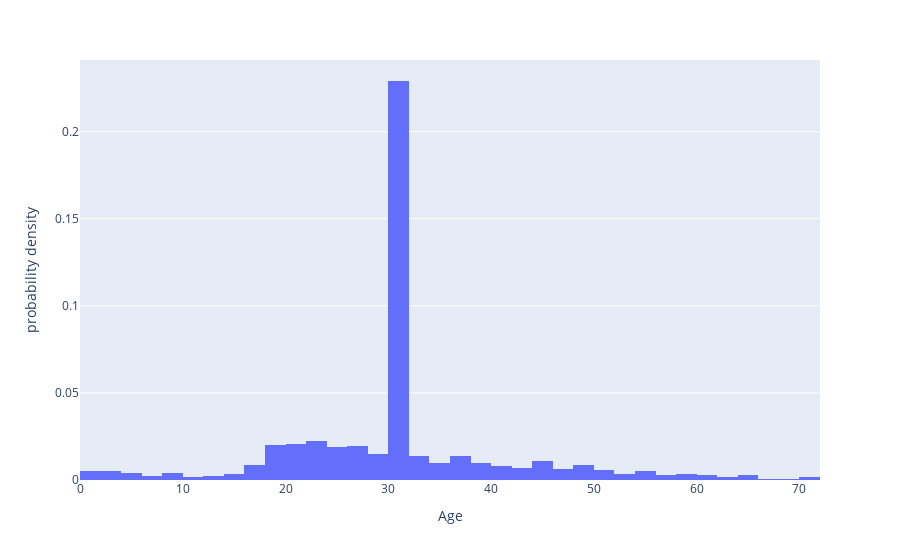

This figure's notebook cell:
### Code cell
fig = px.histogram(df, x='Age', nbins=50, histnorm='probability density')
fig.show()

### Figure 1 — Plotly figure (JSON) as saved in the notebook; plotly's stock layout.template omitted (floating-point values rounded to 4 significant figures; data arrays with more than 128 entries replaced by an {"elided": "..."} marker saying what was removed)
{"data": [{"alignmentgroup": "True", "bingroup": "x", "histnorm": "probability density", "hovertemplate": "Age=%{x}<br>probability density=%{y}<extra></extra>", "legendgroup": "", "marker": {"color": "#636efa", "pattern": {"shape": ""}}, "name": "", "nbinsx": 50, "offsetgroup": "", "orientation": "v", "showlegend": false, "type": "histogram", "x": {"elided": "1312 float values"}, "xaxis": "x", "yaxis": "y"}], "layout": {"barmode": "relative", "legend": {"tracegroupgap": 0}, "margin": {"t": 60}, "xaxis": {"anchor": "y", "domain": [0, 1], "title": {"text": "Age"}}, "yaxis": {"anchor": "x", "domain": [0, 1], "title": {"text": "probability density"}}}}
